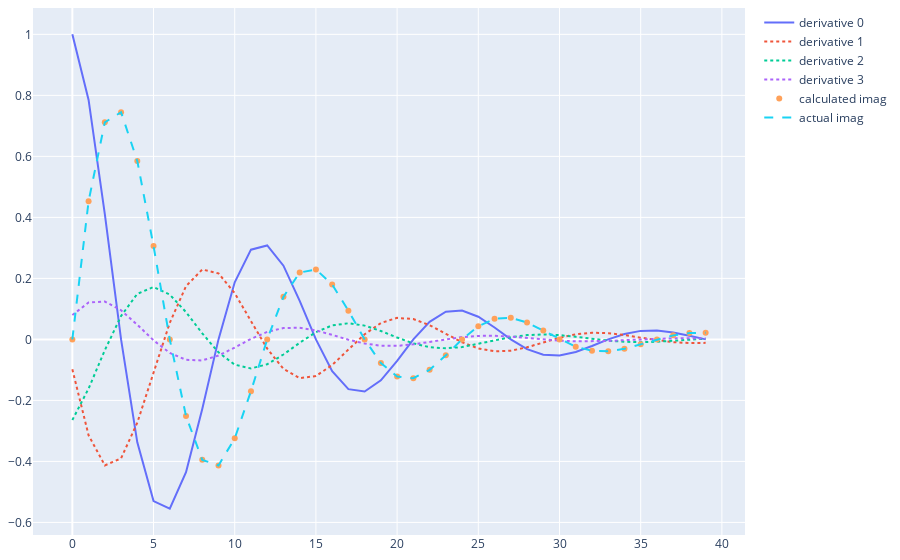

Notebook code for this chart:
### Markdown cell above
#### Finding imaginary component of the signal value

The real and imaginary components of the Euler's function are quite similar:

- Real: $e^{at}cos(bt)$

- Imaginary: $e^{at}sin(bt)$

Thus, the imaginary component can be calculated, by multiplying the real one by $tan(bt)$:

$e^{at}sin(bt) = e^{at}cos(bt)\boxed{tan(bt)}$

We already know $b$ and $2b.tan(bt)$:

$b = \frac{\pm\sqrt{-f'''^2f^2 + 6f'''f''f'f + 3f''^2f'^2 - 4f'''f'^3 - 4f''^3f}}{2\left(f''f - f'^2\right)}$,
$2b.tan(bt) = \frac{f'''f^2 -3f''f'f+2f'^3}{f\left( f''f-f'^2\right)}$

$$\implies tan(bt) = \frac{1}{2}\frac{2b.tan(bt)}{b}$$

Since, $f$ is the real part of Euler's function $e^{at}cos(bt)$:

$$e^{at}sin(bt) = f \frac{1}{2} \frac{f'''f^2 -3f''f'f+2f'^3}{f\left( f''f-f'^2\right)} \frac{2\left(f''f - f'^2\right)}{\pm\sqrt{-f'''^2f^2 + 6f'''f''f'f + 3f''^2f'^2 - 4f'''f'^3 - 4f''^3f}} =$$

$$= \boxed{\frac{f'''f^2 -3f''f'f+2f'^3}{\pm\sqrt{-f'''^2f^2 + 6f'''f''f'f + 3f''^2f'^2 - 4f'''f'^3 - 4f''^3f}}}$$

### Code cell
# Find imaginary component of Euler's function
imag_vals = []
# Iterate over the real part of derivatives at each point
for i, derivs in enumerate(zip(*deriv_vals)):
    derivs = [d.real for d in derivs]
    # Deduce imaginary component of the whole function
    imag = (
        derivs[3] * derivs[0] ** 2
        -3 * derivs[2] * derivs[1] * derivs[0]
        +2 * derivs[1] ** 3
    )
    # Denominator part
    imag /= cmath.sqrt(
            -derivs[3]**2 * derivs[0]**2
            +6 * derivs[3] * derivs[2] * derivs[1] * derivs[0]
            +3 * derivs[2]**2 * derivs[1]**2
            -4 * derivs[3] * derivs[1]**3
            -4 * derivs[2]**3 * derivs[0]
        ).real
    #CHECKME: The sqrt() must be taken with '-' sign (must confirm)
    imag_vals.append(-imag)

fig = go.Figure(**DEF_FIGURE)
plot_derivs(deriv_vals)
fig.add_scatter(y=imag_vals, mode='markers', name='calculated imag')
fig.add_scatter(y=[v.imag for v in func_vals], line_dash='dash', name='actual imag')
fig.show()

### Figure 1 — Plotly figure (JSON) as saved in the notebook; plotly's stock layout.template omitted (floating-point values rounded to 4 significant figures)
{"data": [{"name": "derivative 0", "type": "scatter", "y": [1.0, 0.785, 0.4109, 4.561e-17, -0.3376, -0.5301, -0.5549, -0.4356, -0.228, -7.592e-17, 0.1873, 0.2941, 0.3079, 0.2417, 0.1265, 2.739e-16, -0.1039, -0.1632, -0.1708, -0.1341, -0.07018, -5.454e-17, 0.05767, 0.09055, 0.09478, 0.07441, 0.03894, 1.643e-16, -0.032, -0.05024, -0.05259, -0.04128, -0.02161, -9.597e-17, 0.01775, 0.02788, 0.02918, 0.02291, 0.01199, 5.591e-17]}, {"line": {"dash": "dot"}, "name": "derivative 1", "type": "scatter", "y": [-0.09817, -0.3144, -0.4129, -0.39, -0.273, -0.1082, 0.05447, 0.1744, 0.2291, 0.2164, 0.1515, 0.06004, -0.03022, -0.09679, -0.1271, -0.1201, -0.08406, -0.03331, 0.01677, 0.0537, 0.07054, 0.06662, 0.04664, 0.01848, -0.009305, -0.0298, -0.03914, -0.03697, -0.02588, -0.01026, 0.005163, 0.01653, 0.02172, 0.02051, 0.01436, 0.00569, -0.002865, -0.009174, -0.01205, -0.01138]}, {"line": {"dash": "dot"}, "name": "derivative 2", "type": "scatter", "y": [-0.2645, -0.1611, -0.03552, 0.07658, 0.1494, 0.1717, 0.1468, 0.08937, 0.01971, -0.04249, -0.08291, -0.09526, -0.08144, -0.04958, -0.01093, 0.02358, 0.046, 0.05285, 0.04518, 0.02751, 0.006067, -0.01308, -0.02552, -0.02933, -0.02507, -0.01527, -0.003366, 0.007258, 0.01416, 0.01627, 0.01391, 0.00847, 0.001868, -0.004027, -0.007858, -0.009029, -0.007718, -0.0047, -0.001036, 0.002235]}, {"line": {"dash": "dot"}, "name": "derivative 3", "type": "scatter", "y": [0.0798, 0.1208, 0.1242, 0.09565, 0.04815, -0.003002, -0.04428, -0.06705, -0.06889, -0.05307, -0.02671, 0.001666, 0.02457, 0.0372, 0.03823, 0.02945, 0.01482, -0.0009242, -0.01363, -0.02064, -0.02121, -0.01634, -0.008225, 0.0005128, 0.007563, 0.01145, 0.01177, 0.009066, 0.004563, -0.0002845, -0.004197, -0.006355, -0.00653, -0.00503, -0.002532, 0.0001579, 0.002328, 0.003526, 0.003623, 0.002791]}, {"mode": "markers", "name": "calculated imag", "type": "scatter", "y": [-3.776e-18, 0.4532, 0.7116, 0.7449, 0.5848, 0.306, 4.661e-17, -0.2515, -0.3949, -0.4133, -0.3245, -0.1698, -5.678e-17, 0.1395, 0.2191, 0.2293, 0.18, 0.09422, 6.168e-17, -0.07742, -0.1216, -0.1272, -0.09989, -0.05228, -4.204e-17, 0.04296, 0.06745, 0.0706, 0.05542, 0.02901, 1.23e-16, -0.02384, -0.03742, -0.03917, -0.03075, -0.01609, -2.09e-17, 0.01323, 0.02077, 0.02174]}, {"line": {"dash": "dash"}, "name": "actual imag", "type": "scatter", "y": [0.0, 0.4532, 0.7116, 0.7449, 0.5848, 0.306, 6.795e-17, -0.2515, -0.3949, -0.4133, -0.3245, -0.1698, -7.54e-17, 0.1395, 0.2191, 0.2293, 0.18, 0.09422, 6.276e-17, -0.07742, -0.1216, -0.1272, -0.09989, -0.05228, -4.643e-17, 0.04296, 0.06745, 0.0706, 0.05542, 0.02901, 1.256e-16, -0.02384, -0.03742, -0.03917, -0.03075, -0.01609, -2.144e-17, 0.01323, 0.02077, 0.02174]}], "layout": {"margin": {"b": 8, "l": 8, "r": 8, "t": 8}}}
